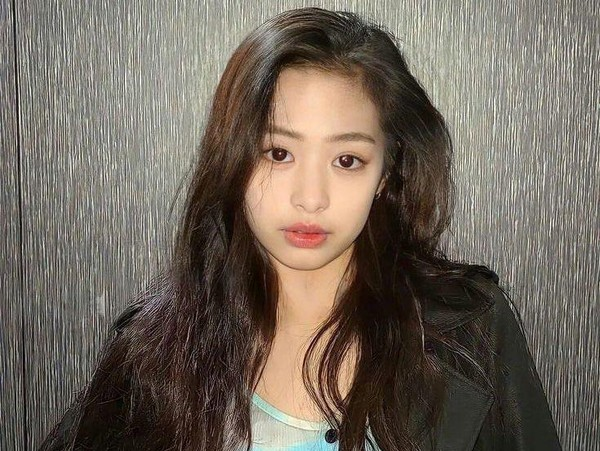
#> input picture Nathan_1101220356/Bagian3/Nomor2/ayon.jpeg, 600 x 451 px
$ jupyter execute jawaban.ipynb
#> lines starting #> are read from the running program, lines starting #| are printed output that depends on the picture; after the words box and inside, x2 and y2 are one past the last pixel; in counts of white or black regions, pixels touching at a corner belong together
[cell 1]
import cv2
import numpy as np
import matplotlib.pyplot as plt

[cell 2]

# read the image
image = cv2.imread('ayon.jpeg')
#> image is the input picture: shape (451, 600, 3); mean B, G, R 92.6, 103.4, 113.4

# convert color image into grayscale image
image = cv2.cvtColor(image, cv2.COLOR_BGR2GRAY)
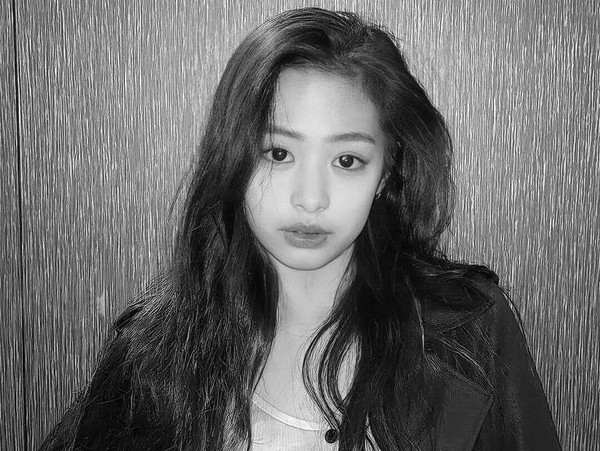
#> image: shape (451, 600); min 0, max 255, mean 105.2


# cmap stands for colormap
plt.imshow(image, cmap="gray", vmin=0, vmax=255)

filename = 'ayon_grayscale.jpeg'
# Using cv2.imwrite() method
# Saving the image
cv2.imwrite(filename, image)

# display that image
plt.show()

[cell 3]

# read the image
image = cv2.imread('ayon.jpeg')

# convert color image into grayscale image
image = cv2.cvtColor(image, cv2.COLOR_BGR2GRAY)


# cmap stands for colormap
plt.imshow(image, cmap="gray", vmin=0, vmax=255)

(thresh, im_bw) = cv2.threshold(image, 128, 255, cv2.THRESH_BINARY | cv2.THRESH_OTSU)
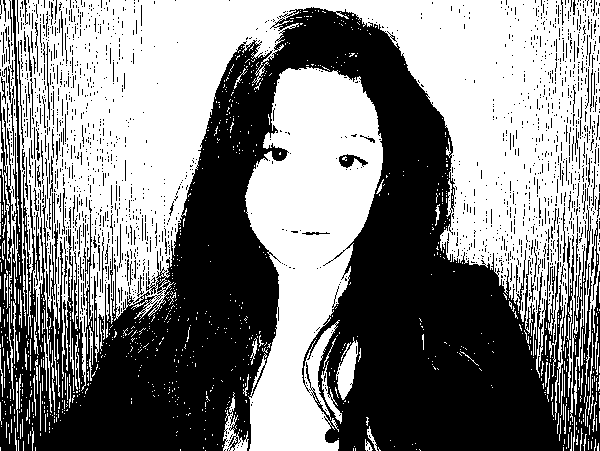
#> im_bw: shape (451, 600); 51.6% white; 1877 black regions (1750 under 20 px), largest, box (x1, y1, x2, y2) and area: (0, 0, 600, 451) 119350, (591, 219, 599, 301) 212, (339, 154, 368, 168) 198
#> thresh = 103
thresh = 127
im_bw = cv2.threshold(image, thresh, 255, cv2.THRESH_BINARY)[1]
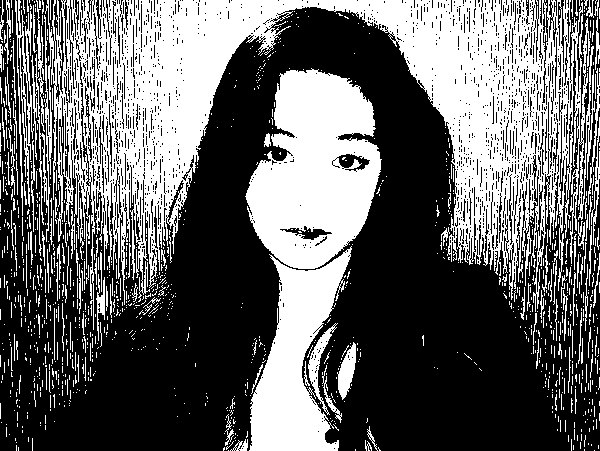
#> im_bw: shape (451, 600); 39.8% white; 1290 white regions (1143 under 20 px), largest, box (x1, y1, x2, y2) and area: (31, 0, 595, 330) 64294, (245, 68, 382, 269) 18360, (249, 246, 352, 451) 10583


filename = 'ayon_bnw.jpeg'
# Using cv2.imwrite() method
# Saving the image
cv2.imwrite(filename, im_bw)

# display that image
plt.show()

[cell 4]
fig = plt.figure(figsize=(10, 7))

rows = 3
columns = 1

# reading images
Image1 = cv2.imread('ayon.jpeg')
Image1 = cv2.cvtColor(Image1, cv2.COLOR_RGB2BGR)
Image2 = cv2.imread('ayon_grayscale.jpeg')
#> Image2: shape (451, 600, 3); min 0, max 255, mean 105.2
Image2 = cv2.cvtColor(Image2, cv2.COLOR_RGB2BGR)
Image3 = cv2.imread('ayon_bnw.jpeg')
#> Image3: shape (451, 600, 3); min 0, max 255, mean 101.5
Image3 = cv2.cvtColor(Image3, cv2.COLOR_RGB2BGR)

# Adds a subplot at the 1st position
fig.add_subplot(columns, rows, 1)

# showing image
plt.imshow(Image1)
plt.axis('off')
plt.title("Normal")

# Adds a subplot at the 2nd position
fig.add_subplot(columns, rows, 2)

# showing image
plt.imshow(Image2)
plt.axis('off')
plt.title("Grayscale")

# Adds a subplot at the 3rd position
fig.add_subplot(columns, rows, 3)

# showing image
plt.imshow(Image3)
plt.axis('off')
plt.title("Black and White")
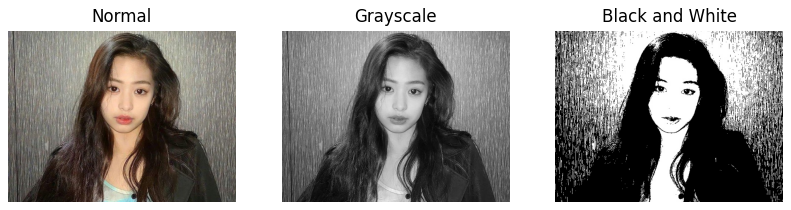
#> figure drawn by matplotlib, 3 panels
